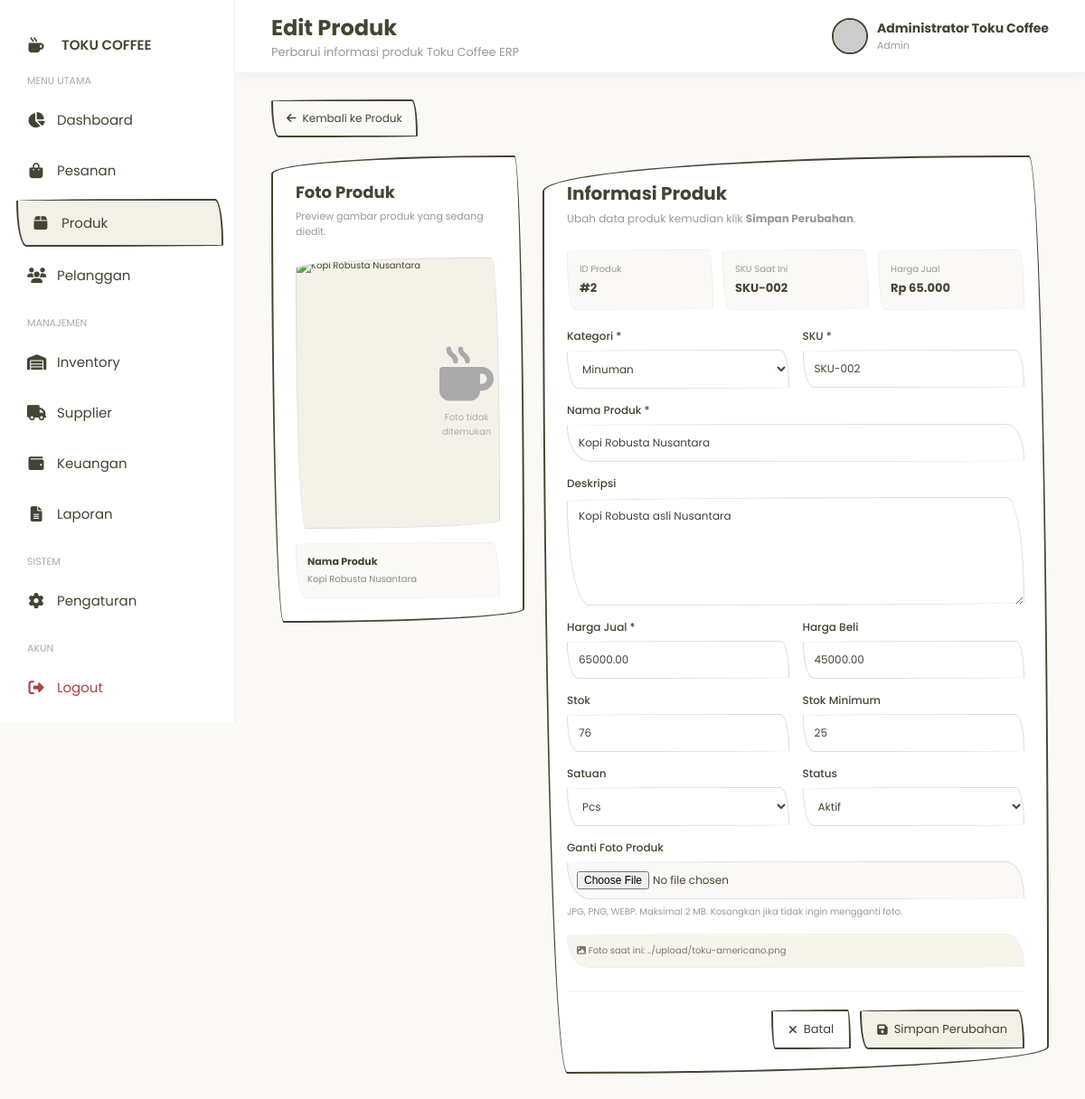
/produk/products_edit.php?id=2 (signed in), run on the app's committed database.
### tables this page shows
CREATE TABLE produk (
    id INT AUTO_INCREMENT PRIMARY KEY,
    kategori_id INT NOT NULL,
    sku VARCHAR(50) NOT NULL UNIQUE,
    nama_produk VARCHAR(150) NOT NULL,
    deskripsi TEXT,
    harga DECIMAL(15,2) NOT NULL DEFAULT 0,
    harga_beli DECIMAL(15,2) NOT NULL DEFAULT 0,
    stok INT NOT NULL DEFAULT 0,
    stok_minimum INT NOT NULL DEFAULT 0,
    satuan VARCHAR(30) DEFAULT 'Pcs',
    gambar VARCHAR(255),
    status ENUM('aktif','nonaktif') DEFAULT 'aktif',
    created_at TIMESTAMP DEFAULT CURRENT_TIMESTAMP,
    updated_at TIMESTAMP DEFAULT CURRENT_TIMESTAMP
        ON UPDATE CURRENT_TIMESTAMP,

    CONSTRAINT fk_produk_kategori
        FOREIGN KEY (kategori_id)
        REFERENCES kategori(id)
        ON DELETE RESTRICT
        ON UPDATE CASCADE
);

CREATE TABLE kategori (
    id INT AUTO_INCREMENT PRIMARY KEY,
    nama_kategori VARCHAR(100) NOT NULL,
    deskripsi TEXT,
    status ENUM('aktif','nonaktif') DEFAULT 'aktif',
    created_at TIMESTAMP DEFAULT CURRENT_TIMESTAMP
);

### produk/products_edit.php (the view, shortened to what the rows shown need)
<?php
require_once "../config/koneksi.php";
if (!function_exists('rupiah')) {
    function rupiah($angka)
    {
        return 'Rp ' . number_format((float)$angka, 0, ',', '.');
    }
}
if (!function_exists('e')) {
    function e($text)
    {
        return htmlspecialchars((string)$text, ENT_QUOTES, 'UTF-8');
    }
}
$id = isset($_GET['id']) ? (int)$_GET['id'] : 0;
$categories = [];
$result = $conn->query("
    SELECT
        id,
        nama_kategori
    FROM kategori
    WHERE status = 'aktif'
    ORDER BY nama_kategori ASC
");
if ($result) {
    while ($row = $result->fetch_assoc()) {
        $categories[] = $row;
    }
}
$stmt = $conn->prepare("
    SELECT
        id,
        kategori_id,
        sku,
        nama_produk,
        deskripsi,
        harga,
        harga_beli,
        stok,
        stok_minimum,
        satuan,
        gambar,
        status,
        created_at
    FROM produk
    WHERE id = ?
    LIMIT 1
");
$stmt->bind_param("i", $id);
$stmt->execute();
$result = $stmt->get_result();
$product = $result->fetch_assoc();
?>
<!DOCTYPE html>
<html lang="id">
<head>
    <link
        rel="stylesheet"
        href="https://cdnjs.cloudflare.com/ajax/libs/font-awesome/6.5.2/css/all.min.css">
</head>
<body>
    <main class="main">
        <header class="topbar">
            <div class="topbar-left">
                <div class="page-title">
                    <h2>
                        Edit Produk
                    </h2>
                </div>
            </div>
        </header>
        <section class="content">
            <div class="edit-container">
                <section class="image-panel">
                    <h2>
                        Foto Produk
                    </h2>
                    <div class="image-info">
                        <strong>
                            Nama Produk
                        </strong>
                        <span>
                            <?= e($product['nama_produk']) ?>
                        </span>
                    </div>
                </section>
                <section class="form-panel">
                    <div class="form-header">
                        <h2>
                            Informasi Produk
                        </h2>
                    </div>
                    <div class="product-info">
                        <div class="info-box">
                            <span>
                                ID Produk
                            </span>
                            <strong>
                                #<?= (int)$product['id'] ?>
                            </strong>
                        </div>
                        <div class="info-box">
                            <span>
                                SKU Saat Ini
                            </span>
                            <strong>
                                <?= e($product['sku']) ?>
                            </strong>
                        </div>
                        <div class="info-box">
                            <span>
                                Harga Jual
                            </span>
                            <strong>
                                <?= rupiah($product['harga']) ?>
                            </strong>
                        </div>
                    </div>
                    <form
                        method="POST"
                        enctype="multipart/form-data">
                        <div class="form-grid">
                            <div class="form-group">
                                <label>
                                    Kategori *
                                </label>
                                <select
                                    name="kategori_id"
                                    required>
                                    <?php foreach ($categories as $category): ?>
                                        <option
                                            value="<?= (int)$category['id'] ?>"
                                            <?= ((int)$product['kategori_id'] === (int)$category['id'])
                                                ? 'selected'
                                                : '' ?>>
                                            <?= e($category['nama_kategori']) ?>
                                        </option>
                                    <?php endforeach; ?>
                                </select>
                            </div>
                            <div class="form-group">
                                <label>
                                    SKU *
                                </label>
                                <input
                                    type="text"
                                    name="sku"
                                    value="<?= e($product['sku']) ?>"
                                    placeholder="Contoh: SKU-011"
                                    required>
                            </div>
                            <div class="form-group full">
                                <label>
                                    Nama Produk *
                                </label>
                                <input
                                    type="text"
                                    name="nama_produk"
                                    value="<?= e($product['nama_produk']) ?>"
                                    placeholder="Masukkan nama produk"
                                    required>
                            </div>
                            <div class="form-group full">
                                <label>
                                    Deskripsi
                                </label>
                                <textarea
                                    name="deskripsi"
                                    placeholder="Deskripsi produk..."><?= e($product['deskripsi']) ?></textarea>
                            </div>
                            <div class="form-group">
                                <label>
                                    Harga Jual *
                                </label>
                                <input
                                    type="number"
                                    name="harga"
                                    min="1"
                                    step="1"
                                    value="<?= e($product['harga']) ?>"
                                    required>
                            </div>
                            <div class="form-group">
                                <label>
                                    Harga Beli
                                </label>
                                <input
                                    type="number"
                                    name="harga_beli"
                                    min="0"
                                    step="1"
                                    value="<?= e($product['harga_beli']) ?>">
                            </div>
                            <div class="form-group">
                                <label>
                                    Stok
                                </label>
                                <input
                                    type="number"
                                    name="stok"
                                    min="0"
                                    value="<?= e($product['stok']) ?>">
                            </div>
                            <div class="form-group">
                                <label>
                                    Stok Minimum
                                </label>
                                <input
                                    type="number"
                                    name="stok_minimum"
                                    min="0"
                                    value="<?= e($product['stok_minimum']) ?>">
                            </div>
                            <div class="form-group">
                                <label>
                                    Status
                                </label>
                                <select name="status">
                                    <option
                                        value="aktif"
                                        <?= $product['status'] === 'aktif'
                                            ? 'selected'
                                            : '' ?>>
                                        Aktif
                                    </option>
                                </select>
                            </div>
                        </div>
                    </form>
                </section>
            </div>
        </section>
    </main>
</body>
</html>

### data on the page
produk: nama_produk "Kopi Robusta Nusantara", id "2", sku "SKU-002", harga "Rp 65.000", kategori_id "Minuman", deskripsi "Kopi Robusta asli Nusantara", harga "65000.00", harga_beli "45000.00", stok "76", stok_minimum "25", status "Aktif"

### other printed values
$namaUser "Administrator Toku Coffee"
$roleUser "Admin"
$fotoProduk "../upload/toku-americano.png"
form field satuan "Pcs"
